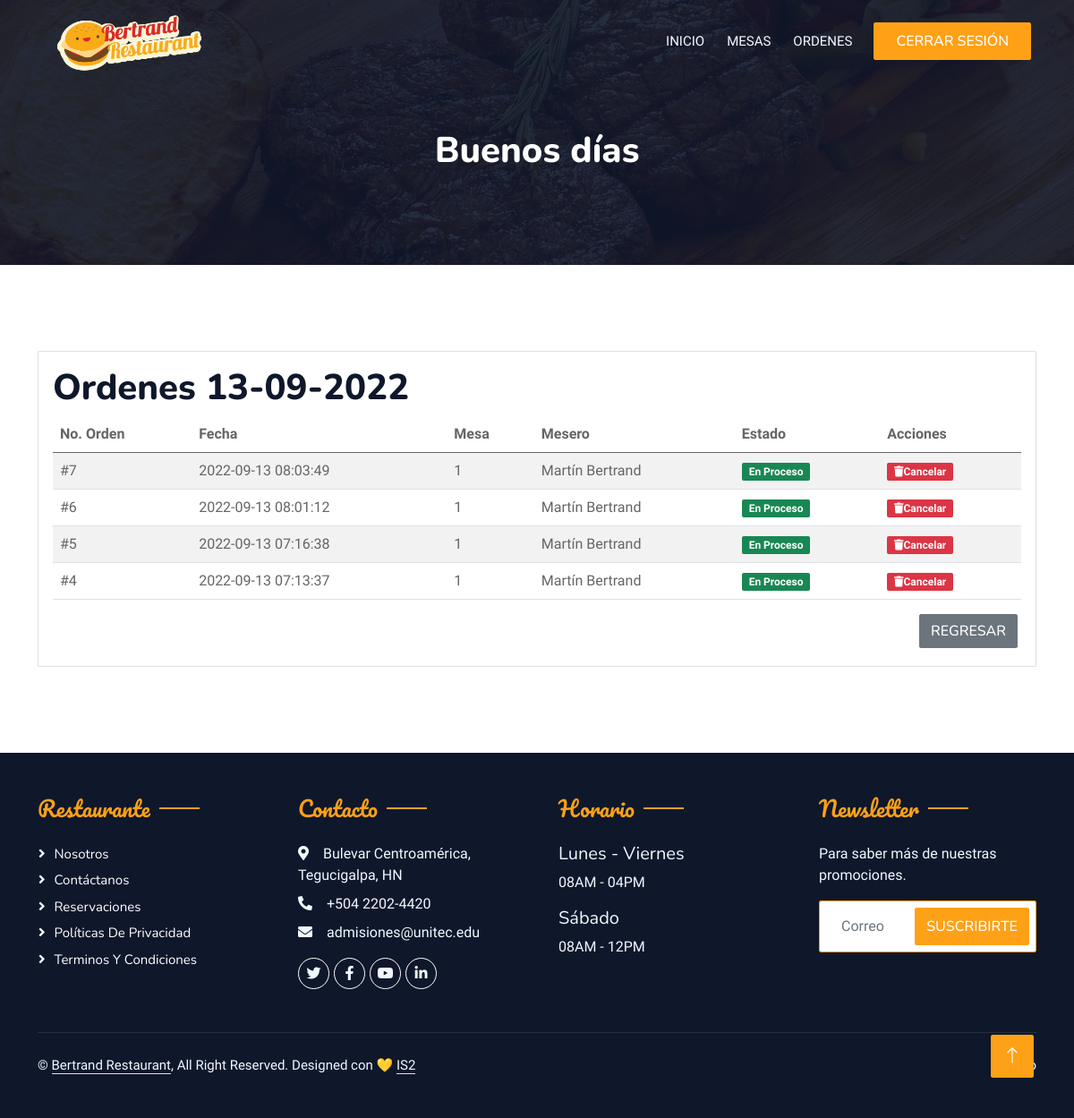
The page /ordenes.php on the database its author committed.
### tables this page shows
CREATE TABLE `ordenes` (
  `id_orden` int(11) NOT NULL,
  `datetime` datetime NOT NULL,
  `estado` varchar(10) NOT NULL,
  `id_mesa` int(11) NOT NULL,
  `date` date NOT NULL,
  `id_mesero` int(11) NOT NULL
);

CREATE TABLE `main_users` (
  `id` int(11) NOT NULL,
  `usuario_name` varchar(50) NOT NULL,
  `apellidos` varchar(250) NOT NULL,
  `nickname` varchar(250) NOT NULL,
  `email_user` varchar(60) NOT NULL,
  `password` varchar(60) NOT NULL,
  `role_user` int(11) NOT NULL,
  `estado_user` varchar(15) NOT NULL
);

### ordenes.php (the view, shortened to what this page needs)
<?php
include 'inc/templates/header.php';
include 'inc/conexion.php';
$today = getdate();
$hora = $today["hours"];
if ($hora < 6) {
	$saludo = " Hoy has madrugado mucho... ";
} elseif ($hora < 12) {
	$saludo = " Buenos días ";
} elseif ($hora <= 18) {
	$saludo = "Buenas Tardes ";
} else {
	$saludo = "Buenas Noches ";
}
?>
<body>
	<div class="container-xxl bg-white p-0">
		<div class="container-xxl position-relative p-0">
			<?php
			include 'inc/templates/navbar-mesero.php';
			?>
			<div class="container-xxl py-5 bg-dark hero-header mb-5">
				<div class="container my-5 py-5">
					<div class="row ">
						<div class="col-lg-12 text-center text-lg-start">
							<h6 class="display-3 text-white animated text-center" style="font-size: 40px;"><?php echo $saludo . $_SESSION["nombre_usuario"]; ?></h6>
						</div>
					</div>
				</div>
			</div>
		</div>
		<div class="container-xxl py-5">
			<div class="container">
				<section class="section clientes">
					<div class="card">
						<div class="card-body">
							<H1>Ordenes <?php
								$date1 = date('d-m-Y', time());
								echo $date1;
							?></H1>
							<table class="table table-striped" id="table1">
								<thead>
									<tr>
										<th>No. Orden</th>
										<th>Fecha</th>
										<th>Mesa</th>
										<th>Mesero</th>
										<th>Estado</th>
										<th>Acciones</th>
									</tr>
								</thead>
								<tbody>
									<?php
									$date = date('Y-m-d', time());
									$consulta = $conn->query("SELECT * FROM ordenes a, main_users b WHERE a.date = '$date' and a.id_mesero = b.id and a.estado = 'cola' ORDER BY a.datetime DESC");
									while ($solicitud = $consulta->fetch_array()) {
										$id_orden = $solicitud['id_orden'];
										$datetime = $solicitud['datetime'];
										$id_mesa = $solicitud['id_mesa'];
										$nombre = $solicitud['usuario_name'];
										$apellidos = $solicitud['apellidos'];
										$estado = $solicitud['estado'];
										if ($estado == 'cola') {
											$estadoUser = 'En Proceso';
											$color = 'bg-success';
										} elseif ($estado == 'cancelado') {
											$estadoUser = 'Deshabilitado';
											$color = 'bg-secondary';
										}
									?>
										<tr id="solicitud:<?php echo $solicitud['id_orden'] ?>">
											<td><?php echo '#'.$id_orden; ?></td>
											<td><?php echo $datetime ?></td>
											<td><?php echo $id_mesa ?></td>
											<td><?php echo $nombre . ' '. $apellidos ?></td>
											<td><?php echo '<span class="badge ' . $color . '">' . $estadoUser . '</span>' ?></td>
											<td>
												<span class="badge bg-danger" id="<?php echo $solicitud['id'] ?>" onclick="eliminar('<?php echo $solicitud['id_orden'] ?>')">
													<i class="fas fa-trash"></i>Cancelar
												</span>
											</td>
										</tr>
									<?php
									}
									?>
								</tbody>
							</table>
							<div class="col-12 d-flex justify-content-end">
								<a href="mesas_mesero">
									<div class="btn btn-secondary me-1 mb-1">Regresar</div>
								</a>
							</div>
						</div>
					</div>
				</section>
			</div>
		</div>
		<?php
		include 'inc/templates/footer.php';
		?>

### css/pages.css (style rules this page uses)
.my-5 { margin-top: 3rem !important; margin-bottom: 0rem !important; }
.container, .container-sm, .container-md, .container-lg, .container-xl { max-width: 1140px; }

### css/style.css (style rules this page uses)
:root { --primary: #FEA116; --light: #F1F8FF; --dark: #0F172B; }
.btn { font-family: 'Nunito', sans-serif; font-weight: 500; text-transform: uppercase; transition: .5s; }
.btn.btn-primary, .btn.btn-secondary { color: #FFFFFF; }
.hero-header { background: linear-gradient(rgba(15, 23, 43, .9), rgba(15, 23, 43, .9)), url(../img/bg-hero.jpg); background-position: center center; background-repeat: no-repeat; background-size: cover; }

### rows shown on the page
ordenes: id_orden "7", datetime "2022-09-13 08:03:49", id_mesa "1", main_users.usuario_name "Martín", main_users.apellidos "Bertrand", estado "En Proceso"
ordenes: id_orden "6", datetime "2022-09-13 08:01:12", id_mesa "1", main_users.usuario_name "Martín", main_users.apellidos "Bertrand", estado "En Proceso"
ordenes: id_orden "5", datetime "2022-09-13 07:16:38", id_mesa "1", main_users.usuario_name "Martín", main_users.apellidos "Bertrand", estado "En Proceso"
ordenes: id_orden "4", datetime "2022-09-13 07:13:37", id_mesa "1", main_users.usuario_name "Martín", main_users.apellidos "Bertrand", estado "En Proceso"

### other values the page prints
$saludo "Buenos días"
